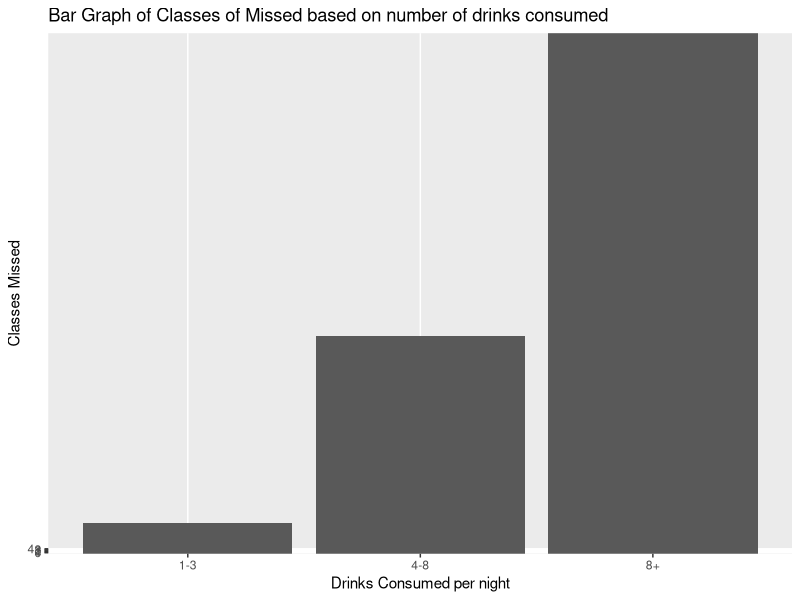
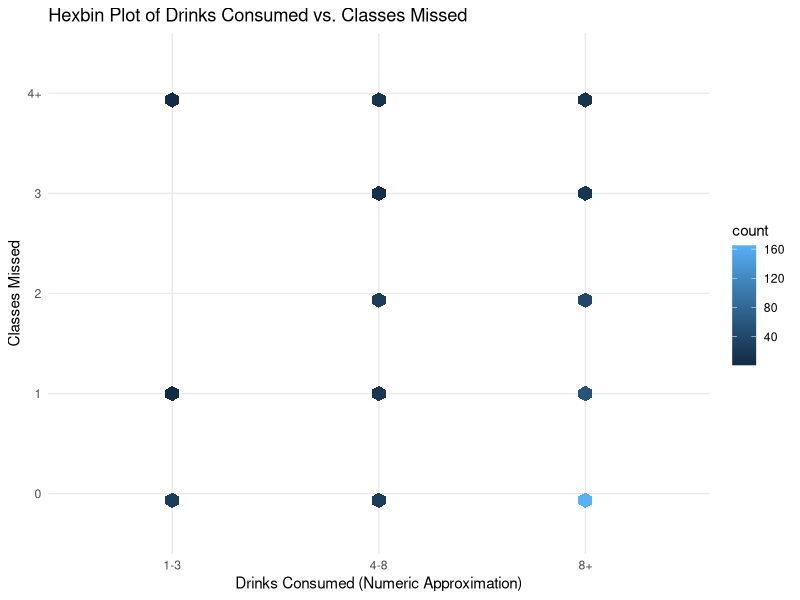

The R script that drew these images, in order:
## ---- chunk 1
library(tidyverse)
library(readr)

# Load the data
data <- read_csv("Stats survey.csv")

# Inspect the data structure
glimpse(data)

# View the first few rows of the dataset
head(data)
view(data)
## ---- chunk 2
# Correctly referencing and renaming the columns as necessary
data <- rename(data,
               Year_in_2023 = `What year were you in last year (2023) ?`,
               Drinks_Consumed = `On a night out, how many alcoholic drinks do you consume?`,
               Classes_Missed = `How many classes do you miss per week due to alcohol reasons, (i.e: being hungover or too tired?)`,
               Socialising_Frequency = `How often do you go out partying/socialising during the week?`)

# Cleaning missing data and data transformation
df <- data %>%
  mutate(
    Year_in_2023 = ifelse(is.na(Year_in_2023), "HS", Year_in_2023),
    Drinks_Consumed = as.numeric(gsub("\\D", "", Drinks_Consumed)),  # Remove all non-digit characters and convert to numeric
    Socialising_Frequency = case_when(
      Socialising_Frequency == "Only weekends" ~ "3",
      TRUE ~ as.character(Socialising_Frequency)
    ),
    Socialising_Frequency = as.numeric(Socialising_Frequency)
  )

# View the transformed data structure and first few rows to confirm changes
glimpse(df)
head(df)
## ---- chunk 3
df <- df %>%
  filter(!is.na(Drinks_Consumed), !is.na(Classes_Missed))

df$Drinks_Consumed <- cut(df$Drinks_Consumed, breaks = c(-Inf, 3, 8, Inf), labels = c("1-3", "4-8", "8+"))

ggplot(df, aes(x = Drinks_Consumed, y = Classes_Missed)) +
    geom_bar(stat = "identity")+
  labs(
    x = "Drinks Consumed per night",
    y = "Classes Missed",
    title = "Bar Graph of Classes of Missed based on number of drinks consumed "
  ) +
  scale_x_discrete(limits = c("1-3", "4-8", "8+"))

## ---- chunk 4
# Ensure both columns are factors
# Convert the 'Drinks_Consumed' and 'Classes_Missed' columns in the dataframe 'df' to factor type.
# This is typically done to prepare categorical data for statistical tests and visualizations.
df$Drinks_Consumed <- as.factor(df$Drinks_Consumed)
df$Classes_Missed <- as.factor(df$Classes_Missed)


# Perform a Chi-square test of independence to evaluate if there is a significant association
# between the number of drinks consumed and classes missed. This is a common test for categorical data.
chi_square_test <- chisq.test(df$Drinks_Consumed, df$Classes_Missed)
chi_square_test

print(df$Classes_Missed)
# Create a hexbin plot using ggplot2 package, plotting 'Drinks_Consumed' on the x-axis and 'Classes_Missed' on the y-axis.
# Hexbin plots are useful for visualizing the density of data points when there are many overlapping points in a scatter plot.
ggplot(df, aes(x = Drinks_Consumed, y = Classes_Missed)) +
  geom_hex() +
  labs(
    title = "Hexbin Plot of Drinks Consumed vs. Classes Missed",
    x = "Drinks Consumed (Numeric Approximation)",
    y = "Classes Missed"
  ) +
  theme_minimal()



